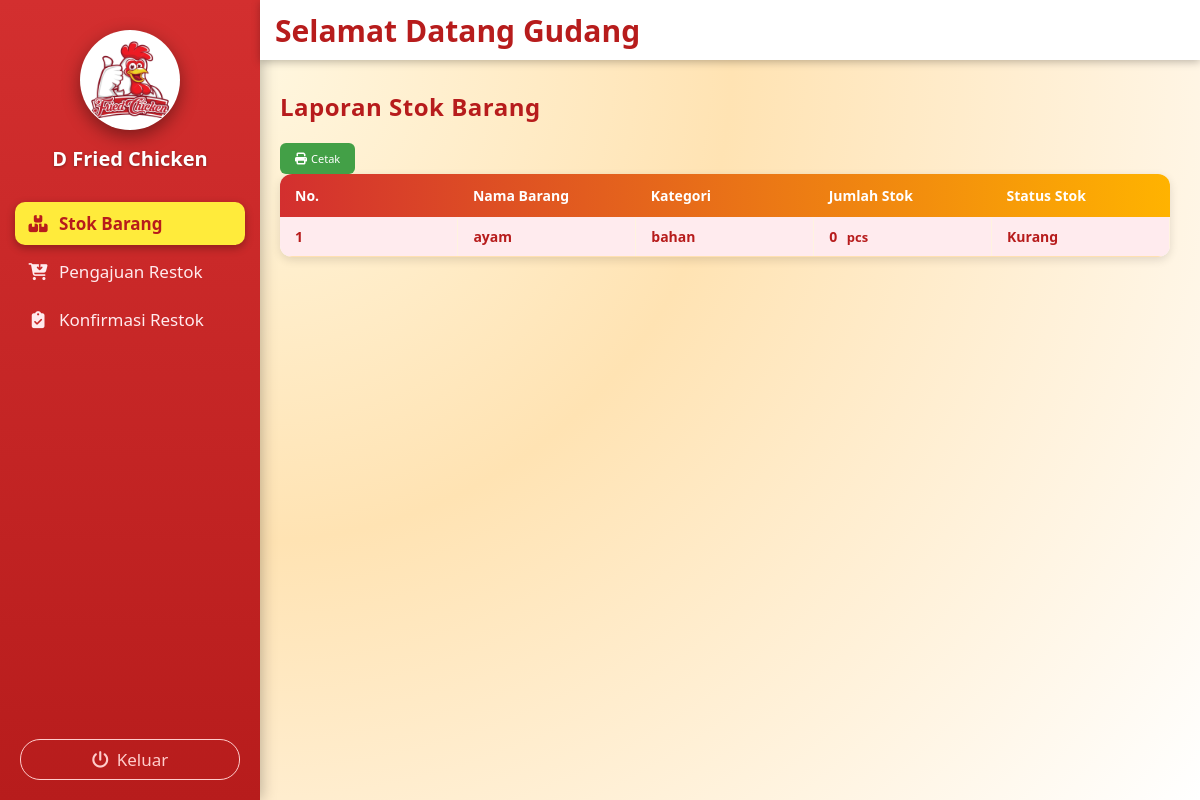
Page /gudang/stok_barang/stok_barang.php (signed in) on the committed database.
### tables this page shows
CREATE TABLE `stok_gudang` (
  `Id_stok_gudang` int NOT NULL,
  `id_barang` int NOT NULL,
  `Nama_barang` varchar(15) DEFAULT NULL,
  `Kategori` varchar(15) DEFAULT NULL,
  `Jumlah_stok` int DEFAULT NULL
);

CREATE TABLE `barang` (
  `id_barang` int NOT NULL,
  `id_kategori` int NOT NULL,
  `nama_barang` varchar(15) NOT NULL,
  `satuan` enum('pcs','box','lusin','kg','mg','gram','ons','ml','liter','pack') NOT NULL,
  `kategori` varchar(15) NOT NULL,
  `harga` int NOT NULL,
  `minimal_stok_gudang` int NOT NULL,
  `maksimal_stok_gudang` int NOT NULL DEFAULT '0',
  `minimal_stok_outlet` int NOT NULL,
  `maksimal_stok_outlet` int NOT NULL DEFAULT '0'
);

### gudang/stok_barang/stok_barang.php (the view, shortened to what this page needs)
<?php
include '../../koneksi/sidebargudang.php';
include '../../koneksi/koneksi.php';
?>
<link rel="stylesheet" href="https://cdn.datatables.net/1.13.6/css/jquery.dataTables.min.css">
<link rel="stylesheet" href="https://cdnjs.cloudflare.com/ajax/libs/font-awesome/6.5.0/css/all.min.css">
<div class="konten-utama">
  <h2>Laporan Stok Barang</h2>
  <button class="tombol tombol-cetak"><i class="fa-solid fa-print"></i> Cetak</button>
  <table id="tabel-barang" class="tabel-barang">
    <thead>
      <tr>
        <th>No.</th>
        <th>Nama Barang</th>
        <th>Kategori</th>
        <th>Jumlah Stok</th>
        <th>Status Stok</th>
      </tr>
    </thead>
    <tbody>
      <?php
      $no = 1;
    $query = mysqli_query($conn, "
  SELECT
    sg.Id_stok_gudang,
    sg.Id_barang,
    sg.Nama_barang,
    sg.Kategori,
    sg.Jumlah_stok,
    b.minimal_stok_gudang,
    b.satuan,
    COALESCE(k.nama_kategori, sg.Kategori) AS nama_kategori
  FROM stok_gudang sg
  JOIN barang b ON b.id_barang = sg.Id_barang
  LEFT JOIN kategori k ON k.id_kategori = sg.Kategori
  ORDER BY sg.Id_stok_gudang ASC
");
      while($row = mysqli_fetch_assoc($query)) {
        $stok = (int)$row['Jumlah_stok'];
        $min  = (int)$row['minimal_stok_gudang'];
        if ($stok < $min) {
          $kelas = 'tr-merah';
          $peringatan = 'Kurang';
        } elseif ($stok >= 2 * $min) {
          $kelas = 'tr-hijau';
          $peringatan = 'Banyak';
        } else {
          $kelas = 'tr-kuning';
          $peringatan = 'Sedang';
        }
      ?>
      <tr class="<?= $kelas; ?>">
        <td data-label="No"><?= $no++; ?></td>
        <td data-label="Nama Barang"><?= htmlspecialchars($row['Nama_barang']); ?></td>
        <td data-label="Kategori"><?= htmlspecialchars($row['nama_kategori']); ?></td>
        <td data-label="Jumlah Stok">
  <?= $stok; ?>
  <?php if (!empty($row['satuan'])): ?>
    <small><?= htmlspecialchars($row['satuan']); ?></small>
  <?php endif; ?>
</td>
        <td data-label="Peringatan"><?= $peringatan; ?></td>
      </tr>
      <?php } ?>
    </tbody>
  </table>
</div>

### koneksi/sidebargudang.php (style rules this page uses)
* { margin: 0; padding: 0; box-sizing: border-box; font-family: 'Segoe UI', Tahoma, Geneva, Verdana, sans-serif; }
body { display: flex; min-height: 100vh; background: #f3f3f3; overflow-x: hidden; }

### gudang/stok_barang/stok_barang.php (style rules this page uses)
.konten-utama { margin-left:250px; margin-top:60px; padding:30px; min-height:calc(100vh - 60px); background: radial-gradient(circle at top left, #fff7e0 0%, #ffe3b3 40%, #ffffff 100%); font-family:Arial,sans-serif; }
.konten-utama h2 { margin-bottom:20px; color:#b71c1c; font-weight:700; letter-spacing:.5px; }
.tombol { border:none; border-radius:6px; cursor:pointer; color:white; font-size:11px; transition:0.25s; display:inline-flex; align-items:center; gap:4px; }
.tombol i { font-size:12px; }
.tombol-cetak { background:#43a047; margin-right:10px; padding:8px 15px; }
.tabel-barang { width:100%; border-collapse:collapse; background:white; border-radius:12px; overflow:hidden; box-shadow:0 3px 10px rgba(0,0,0,0.12); table-layout:fixed; }
.tabel-barang thead tr { background: linear-gradient(90deg, #d32f2f, #ffb300); }
.tabel-barang th { color:#ffffff; text-align:left; padding:12px 15px; font-weight:600; font-size:14px; }
.tabel-barang td { padding:10px 15px; border-bottom:1px solid #ffe0b2; border-right:1px solid #fff3e0; font-size:14px; color:#424242; }
.tr-merah { background:#ffebee !important; }
.tr-merah, .tr-merah td, .tr-merah th, .tr-merah a, .tr-merah span, .tr-merah strong { color:#b71c1c !important; font-weight:700; }
.tabel-barang td small { font-size:13px; margin-left:6px; font-weight:600; text-transform:lowercase; }
.tr-merah td small { color:#b71c1c !important; font-weight:700; }

### rows in the picture
stok_gudang: Nama_barang "ayam", nama_kategori "bahan", Jumlah_stok "0", id_barang.satuan "pcs", Jumlah_stok.minimal_stok_gudang "Kurang"
